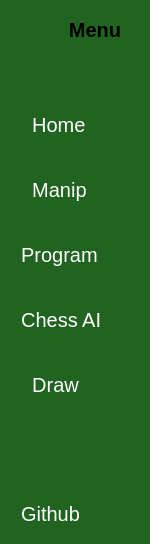
     <widget class="QWidget" name="icon_name_widget" native="true">
      <property name="minimumSize">
       <size>
        <width>140</width>
        <height>0</height>
       </size>
      </property>
      <property name="maximumSize">
       <size>
        <width>150</width>
        <height>16777215</height>
       </size>
      </property>
      <property name="styleSheet">
       <string notr="true">QWidget{
	background-color: rgb(33, 100, 33);
}
QPushButton{
	color: rgb(255, 255, 255);
	text-align: left;
	border: none;
	padding-left: 10px;    /* moves the ICON + TEXT to the right */
}
QPushButton:checked{
	background-color: rgb(51, 51, 51);
	font-weight: bold;
}
QPushButton:hover{
	background-color: rgb(102, 102, 102);
}</string>
      </property>
      <layout class="QVBoxLayout" name="verticalLayout_2">
       <property name="spacing">
        <number>25</number>
       </property>
       <property name="leftMargin">
        <number>0</number>
       </property>
       <property name="topMargin">
        <number>10</number>
       </property>
       <property name="rightMargin">
        <number>0</number>
       </property>
       <property name="bottomMargin">
        <number>10</number>
       </property>
       <item>
        <layout class="QHBoxLayout" name="horizontalLayout">
         <property name="spacing">
          <number>0</number>
         </property>
         <item>
          <spacer name="horizontalSpacer_4">
           <property name="orientation">
            <enum>Qt::Orientation::Horizontal</enum>
           </property>
           <property name="sizeHint" stdset="0">
            <size>
             <width>13</width>
             <height>20</height>
            </size>
           </property>
          </spacer>
         </item>
         <item>
          <widget class="QLabel" name="label_2">
           <property name="minimumSize">
            <size>
             <width>40</width>
             <height>40</height>
            </size>
           </property>
           <property name="maximumSize">
            <size>
             <width>40</width>
             <height>40</height>
            </size>
           </property>
           <property name="text">
            <string/>
           </property>
           <property name="pixmap">
            <pixmap resource="resources.qrc">:/images/sidebar/icon.png</pixmap>
           </property>
           <property name="scaledContents">
            <bool>true</bool>
           </property>
          </widget>
         </item>
         <item>
          <widget class="QLabel" name="label_3">
           <property name="minimumSize">
            <size>
             <width>90</width>
             <height>0</height>
            </size>
           </property>
           <property name="font">
            <font>
             <pointsize>15</pointsize>
             <bold>true</bold>
            </font>
           </property>
           <property name="layoutDirection">
            <enum>Qt::LayoutDirection::LeftToRight</enum>
           </property>
           <property name="text">
            <string>Menu</string>
           </property>
           <property name="alignment">
            <set>Qt::AlignmentFlag::AlignCenter</set>
           </property>
          </widget>
         </item>
         <item>
          <spacer name="horizontalSpacer_5">
           <property name="orientation">
            <enum>Qt::Orientation::Horizontal</enum>
           </property>
           <property name="sizeHint" stdset="0">
            <size>
             <width>13</width>
             <height>20</height>
            </size>
           </property>
          </spacer>
         </item>
        </layout>
       </item>
       <item>
        <spacer name="verticalSpacer_4">
         <property name="orientation">
          <enum>Qt::Orientation::Vertical</enum>
         </property>
         <property name="sizeType">
          <enum>QSizePolicy::Policy::Fixed</enum>
         </property>
         <property name="sizeHint" stdset="0">
          <size>
           <width>20</width>
           <height>30</height>
          </size>
         </property>
        </spacer>
       </item>
       <item>
        <widget class="QPushButton" name="HomeBtn2">
         <property name="minimumSize">
          <size>
           <width>40</width>
           <height>40</height>
          </size>
         </property>
         <property name="maximumSize">
          <size>
           <width>200</width>
           <height>40</height>
          </size>
         </property>
         <property name="font">
          <font>
           <pointsize>15</pointsize>
           <bold>false</bold>
          </font>
         </property>
         <property name="text">
          <string>    Home</string>
         </property>
         <property name="icon">
          <iconset resource="resources.qrc">
           <normaloff>:/images/sidebar/home_white.png</normaloff>:/images/sidebar/home_white.png</iconset>
         </property>
         <property name="iconSize">
          <size>
           <width>30</width>
           <height>30</height>
          </size>
         </property>
         <property name="checkable">
          <bool>true</bool>
         </property>
         <property name="autoExclusive">
          <bool>true</bool>
         </property>
        </widget>
       </item>
       <item>
        <widget class="QPushButton" name="ManipBtn2">
         <property name="minimumSize">
          <size>
           <width>40</width>
           <height>40</height>
          </size>
         </property>
         <property name="maximumSize">
          <size>
           <width>200</width>
           <height>40</height>
          </size>
         </property>
         <property name="font">
          <font>
           <pointsize>15</pointsize>
           <bold>false</bold>
          </font>
         </property>
         <property name="text">
          <string>    Manip</string>
         </property>
         <property name="icon">
          <iconset resource="resources.qrc">
           <normaloff>:/images/sidebar/manip.png</normaloff>:/images/sidebar/manip.png</iconset>
         </property>
         <property name="iconSize">
          <size>
           <width>30</width>
           <height>30</height>
          </size>
         </property>
         <property name="checkable">
          <bool>true</bool>
         </property>
         <property name="autoExclusive">
          <bool>true</bool>
         </property>
        </widget>
       </item>
       <item>
        <widget class="QPushButton" name="ProgramBtn2">
         <property name="minimumSize">
          <size>
           <width>40</width>
           <height>40</height>
          </size>
         </property>
         <property name="maximumSize">
          <size>
           <width>200</width>
           <height>40</height>
          </size>
         </property>
         <property name="font">
          <font>
           <pointsize>15</pointsize>
           <bold>false</bold>
          </font>
         </property>
         <property name="text">
          <string>  Program</string>
         </property>
         <property name="icon">
          <iconset resource="resources.qrc">
           <normaloff>:/images/sidebar/program.png</normaloff>:/images/sidebar/program.png</iconset>
         </property>
         <property name="iconSize">
          <size>
           <width>30</width>
           <height>30</height>
          </size>
         </property>
         <property name="checkable">
          <bool>true</bool>
         </property>
         <property name="autoExclusive">
          <bool>true</bool>
         </property>
        </widget>
       </item>
       <item>
        <widget class="QPushButton" name="ChessBtn2">
         <property name="minimumSize">
          <size>
           <width>40</width>
           <height>40</height>
          </size>
         </property>
         <property name="maximumSize">
          <size>
           <width>200</width>
           <height>40</height>
          </size>
         </property>
         <property name="font">
          <font>
           <pointsize>15</pointsize>
           <bold>false</bold>
          </font>
         </property>
         <property name="text">
          <string>  Chess AI</string>
         </property>
         <property name="icon">
          <iconset resource="resources.qrc">
           <normaloff>:/images/sidebar/chess.png</normaloff>:/images/sidebar/chess.png</iconset>
         </property>
         <property name="iconSize">
          <size>
           <width>30</width>
           <height>30</height>
          </size>
         </property>
         <property name="checkable">
          <bool>true</bool>
         </property>
         <property name="autoExclusive">
          <bool>true</bool>
         </property>
        </widget>
       </item>
       <item>
        <widget class="QPushButton" name="DrawBtn2">
         <property name="minimumSize">
          <size>
           <width>40</width>
           <height>40</height>
          </size>
         </property>
         <property name="maximumSize">
          <size>
           <width>200</width>
           <height>40</height>
          </size>
         </property>
         <property name="font">
          <font>
           <pointsize>15</pointsize>
           <bold>false</bold>
          </font>
         </property>
         <property name="text">
          <string>    Draw</string>
         </property>
         <property name="icon">
          <iconset resource="resources.qrc">
           <normaloff>:/images/sidebar/draw.png</normaloff>:/images/sidebar/draw.png</iconset>
         </property>
         <property name="iconSize">
          <size>
           <width>30</width>
           <height>30</height>
          </size>
         </property>
         <property name="checkable">
          <bool>true</bool>
         </property>
         <property name="autoExclusive">
          <bool>true</bool>
         </property>
        </widget>
       </item>
       <item>
        <spacer name="verticalSpacer_2">
         <property name="orientation">
          <enum>Qt::Orientation::Vertical</enum>
         </property>
         <property name="sizeHint" stdset="0">
          <size>
           <width>20</width>
           <height>64</height>
          </size>
         </property>
        </spacer>
       </item>
       <item>
        <widget class="QPushButton" name="GithubBtn2">
         <property name="minimumSize">
          <size>
           <width>40</width>
           <height>40</height>
          </size>
         </property>
         <property name="maximumSize">
          <size>
           <width>200</width>
           <height>40</height>
          </size>
         </property>
         <property name="font">
          <font>
           <pointsize>15</pointsize>
           <bold>false</bold>
          </font>
         </property>
         <property name="text">
          <string>  Github</string>
         </property>
         <property name="icon">
          <iconset resource="resources.qrc">
           <normaloff>:/images/sidebar/github_white.png</normaloff>:/images/sidebar/github_white.png</iconset>
         </property>
         <property name="iconSize">
          <size>
           <width>30</width>
           <height>30</height>
          </size>
         </property>
        </widget>
       </item>
      </layout>
     </widget>
